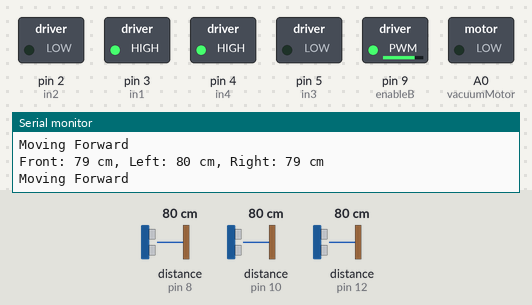
A sketch run on a simulated Arduino Uno, built with avr-gcc and run on an emulated ATmega328P. Parts: switched loads named in the sketch (green lamp = pin HIGH), the last lines printed to the serial monitor. Wiring (inferred from the names in the program): 3 × ultrasonic range finder: trigger pin 7, echo pin 12 / trigger pin 11, echo pin 10 / trigger pin 13, echo pin 8. Dashed ring = blinking. Inputs (shaded band) come from the test bench; at power-on: distance to the obstacle (sensors on pin 12, pin 8, pin 10) 80 cm. The echo pulse lasts 58.3 µs per cm; pins used as bus, display or sensor lines are not drawn.

Above: at 3.7 s.
3.8 s: distance to the obstacle (sensor on pin 12) set to 2 cm
At 5.0 s:
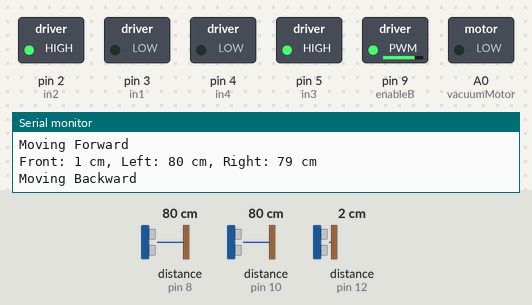
7.9 s: distance to the obstacle (sensor on pin 8) set to 55 cm
11.8 s: distance to the obstacle (sensor on pin 8) set to 48 cm
At 13.7 s:
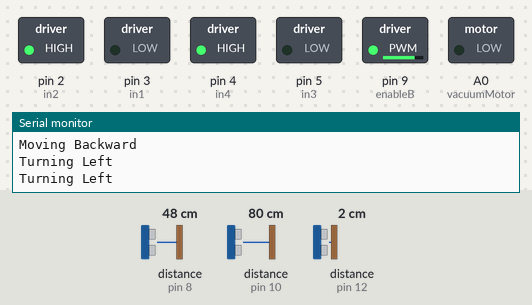
15.9 s: distance to the obstacle (sensor on pin 10) set to 2 cm
At 18.1 s:
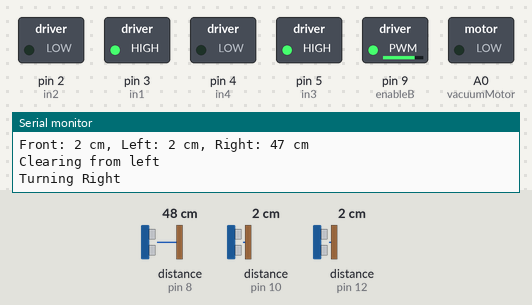
20.0 s: distance to the obstacle (sensor on pin 10) set to 44 cm
23.5 s: distance to the obstacle (sensor on pin 10) set to 47 cm
At 24.5 s:
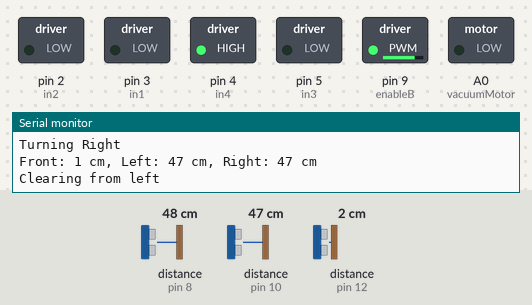
Timing chart, 0 to 28.6 s (numbered marks = the images above; inputs shaded):
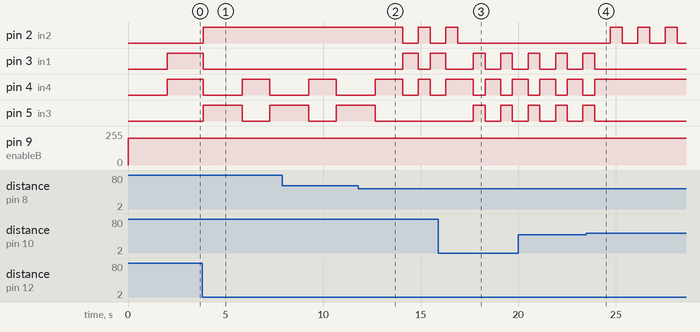

The sketch:

vacuum_final.ino
```cpp
// Vacuum Robot with 3 Ultrasonic Sensors and L293D Motor Driver
// This code allows a robot to navigate autonomously using sensor input

// Ultrasonic Sensor Pins
// Sensor 1 - Front
const int trigPin1 = 7;
const int echoPin1 = 12;
// Sensor 2 - Left
const int trigPin2 = 11;
const int echoPin2 = 10;
// Sensor 3 - Right
const int trigPin3 = 13;
const int echoPin3 = 8;

// L293D Motor Driver Pins
// Motor A - Left motor
const int enableA = 1;  // Enable pin for motor A
const int in1 = 3;      // Motor A direction control 1
const int in2 = 2;     // Motor A direction control 2
// Motor B - Right motor
const int enableB = 9; // Enable pin for motor B
const int in3 = 5;     // Motor B direction control 1
const int in4 = 4;     // Motor B direction control 2

// Vacuum Motor Pin
const int vacuumMotor = A0;

// Constants
const int minDistance = 40;     // Minimum safe distance in cm
const int turnDistance = 50;    // Distance to start turning in cm

// Variables
long duration;
int distanceFront, distanceLeft, distanceRight;

void setup() {
  // Initialize Serial communication
  Serial.begin(115200);

  // Configure Ultrasonic Sensor pins
  pinMode(trigPin1, OUTPUT);
  pinMode(echoPin1, INPUT);
  pinMode(trigPin2, OUTPUT);
  pinMode(echoPin2, INPUT);
  pinMode(trigPin3, OUTPUT);
  pinMode(echoPin3, INPUT);

  // Configure L293D Motor Driver pins
  pinMode(enableA, OUTPUT);
  pinMode(in1, OUTPUT);
  pinMode(in2, OUTPUT);
  pinMode(enableB, OUTPUT);
  pinMode(in3, OUTPUT);
  pinMode(in4, OUTPUT);

  // Configure vacuum motor pin
  pinMode(vacuumMotor, OUTPUT);

  // Initialize motors - initially stopped
  digitalWrite(in1, LOW);
  digitalWrite(in2, LOW);
  digitalWrite(in3, LOW);
  digitalWrite(in4, LOW);

  // Enable both motors - always on when needed
  analogWrite(enableA, 200);
  analogWrite(enableB, 200);

  // Turn on vacuum motor
  //digitalWrite(vacuumMotor, HIGH);

  // Short delay before starting
  delay(2000);
   bool stopper=true;
    while (stopper==true){

  // Read distances from all sensors
  distanceFront = readDistance(trigPin1, echoPin1);
  distanceLeft = readDistance(trigPin2, echoPin2);
  distanceRight = readDistance(trigPin3, echoPin3);

  // Print sensor readings for debugging
  Serial.print("Front: ");
  Serial.print(distanceFront);
  Serial.print(" cm, Left: ");
  Serial.print(distanceLeft);
  Serial.print(" cm, Right: ");
  Serial.print(distanceRight);
  Serial.println(" cm");

  // Navigation logic
  if (distanceFront > turnDistance) {
    // Clear path ahead - move forward
    moveForward();
  }
    if (distanceLeft < turnDistance) {
    // Clear path ahead - move forward
     clearLeft();
     }
     else if (distanceRight < turnDistance){
      clearRight();
      }
   else if (distanceFront <= minDistance) {
    // Too close to obstacle - back up and choose new direction
    moveBackward();

    delay(2000);


    // Decide which way to turn based on side sensor readings
    if (distanceRight > distanceLeft )  {
      turnRight();
    } else {
      turnLeft();
    }
   }
    delay(800); // Turn for a set amount of time
   if (distanceFront <= turnDistance) {
      if  (distanceRight<=10 && distanceLeft<=10) {
    // Too close to obstacle - back up and choose new direction
      stopMotors();
      break;
      }
    // Approaching obstacle - start turning
    else if (distanceRight > distanceLeft) {
      turnRight();
    } else {
      turnLeft();
    }
    delay(500); // Turn for a shorter time
  }

  // Small delay between readings
  delay(100);
}
}

void loop() {
}

// Function to read distance from ultrasonic sensor
int readDistance(int trigPin, int echoPin) {
  // Clear the trigger pin
  digitalWrite(trigPin, LOW);
  delayMicroseconds(1);

  // Send a 10µs pulse to trigger
  digitalWrite(trigPin, HIGH);
  delayMicroseconds(10);
  digitalWrite(trigPin, LOW);

  // Read the echo pin - pulse duration in microseconds
  duration = pulseIn(echoPin, HIGH);

  // Calculate distance in centimeters
  // Speed of sound = 343m/s = 34300cm/s
  // Distance = (Time × Speed) / 2
  // Distance = (duration × 0.0343) / 2
  return duration * 0.0343 / 2;
}

// Motor control functions
void moveForward() {
  Serial.println("Moving Forward");

  // Motor A - Left motor
  digitalWrite(in1, HIGH);
  digitalWrite(in2, LOW);

  // Motor B - Right motor
  digitalWrite(in3, LOW);
  digitalWrite(in4, HIGH);
}

void moveBackward() {
  Serial.println("Moving Backward");

  // Motor A - Left motor
  digitalWrite(in1, LOW);
  digitalWrite(in2, HIGH);

  // Motor B - Right motor
  digitalWrite(in3, HIGH);
  digitalWrite(in4, LOW);
}

void turnLeft() {
  Serial.println("Turning Left");

  // Motor A - Left motor (reverse)
  digitalWrite(in1, LOW);
  digitalWrite(in2, HIGH);

  // Motor B - Right motor (forward)
  digitalWrite(in3, LOW);
  digitalWrite(in4, HIGH);
}

void turnRight() {
  Serial.println("Turning Right");

  // Motor A - Left motor (forward)
  digitalWrite(in1, HIGH);
  digitalWrite(in2, LOW);

  // Motor B - Right motor (reverse)
  digitalWrite(in3, HIGH);
  digitalWrite(in4, LOW);
}

void clearRight() {
  Serial.println("Clearing from right");
  //First turn to left, move forward, then right
  //Motor A - Left Motor (stop)
  digitalWrite(in1, LOW);
  digitalWrite(in2, LOW);

  //Motor B - Right Motor (forward)
  digitalWrite(in3, LOW);
  digitalWrite(in4,HIGH);


  //Motor A - Left Motor (forward)
  digitalWrite(in1, HIGH);
  digitalWrite(in2, LOW);

  //Motor B - Right Motor (stop)
  digitalWrite(in3, LOW);
  digitalWrite(in4, LOW);

  }

void clearLeft() {
  Serial.println("Clearing from left");
  //First turn to right, move forward, then left
  //Motor A - Left Motor (forward)
  digitalWrite(in1, HIGH);
  digitalWrite(in2, LOW);

  //Motor B - Right Motor (stop)
  digitalWrite(in3, LOW);
  digitalWrite(in4, LOW);


  //Motor A - Left Motor (stop)
  digitalWrite(in1, LOW);
  digitalWrite(in2, LOW);

  //Motor B - Right Motor (forward)
  digitalWrite(in3, LOW);
  digitalWrite(in4, HIGH);

  }

void stopMotors() {
  Serial.println("Stopping");

  // Set both motors to stop
  digitalWrite(in1, LOW);
  digitalWrite(in2, LOW);
  digitalWrite(in3, LOW);
  digitalWrite(in4, LOW);
}
```

Measured:
- the behaviour switches between 51 and 50 cm on distance to the obstacle (sensor on pin 8) (found by bisection; images 1 and 2)
- the behaviour switches between 46 and 47 cm on distance to the obstacle (sensor on pin 10) (found by bisection; images 3 and 4)
- after the input at 3.8 s, pin 2 (in2): LOW → HIGH at once; pin 3 (in1): HIGH → LOW at once; pin 4 (in4): HIGH → LOW at once, → HIGH 2.0 s later, → LOW 1.4 s later; pin 5 (in3): LOW → HIGH at once, → LOW 2.0 s later, → HIGH 1.4 s later
- after the input at 11.8 s, pin 2 (in2): HIGH → LOW after 2.3 s, → HIGH 0.80 s later, → LOW 0.61 s later; pin 3 (in1): LOW → HIGH after 2.3 s, → LOW 0.80 s later, → HIGH 0.61 s later; pin 5 (in3): goes on until 12.7 s, then stays LOW
- after the input at 15.9 s, pin 2 (in2): goes on until 16.9 s, then stays LOW; pin 5 (in3): alternates HIGH for 0.61 s and LOW for 0.80 s, starting after 1.8 s
- after the input at 23.5 s, pin 2 (in2): alternates HIGH for 0.61 s and LOW for 0.80 s, starting after 1.2 s; pin 3 (in1), pin 5 (in3): goes on until 23.9 s, then stays LOW; pin 4 (in4): goes on until 23.9 s, then stays HIGH
